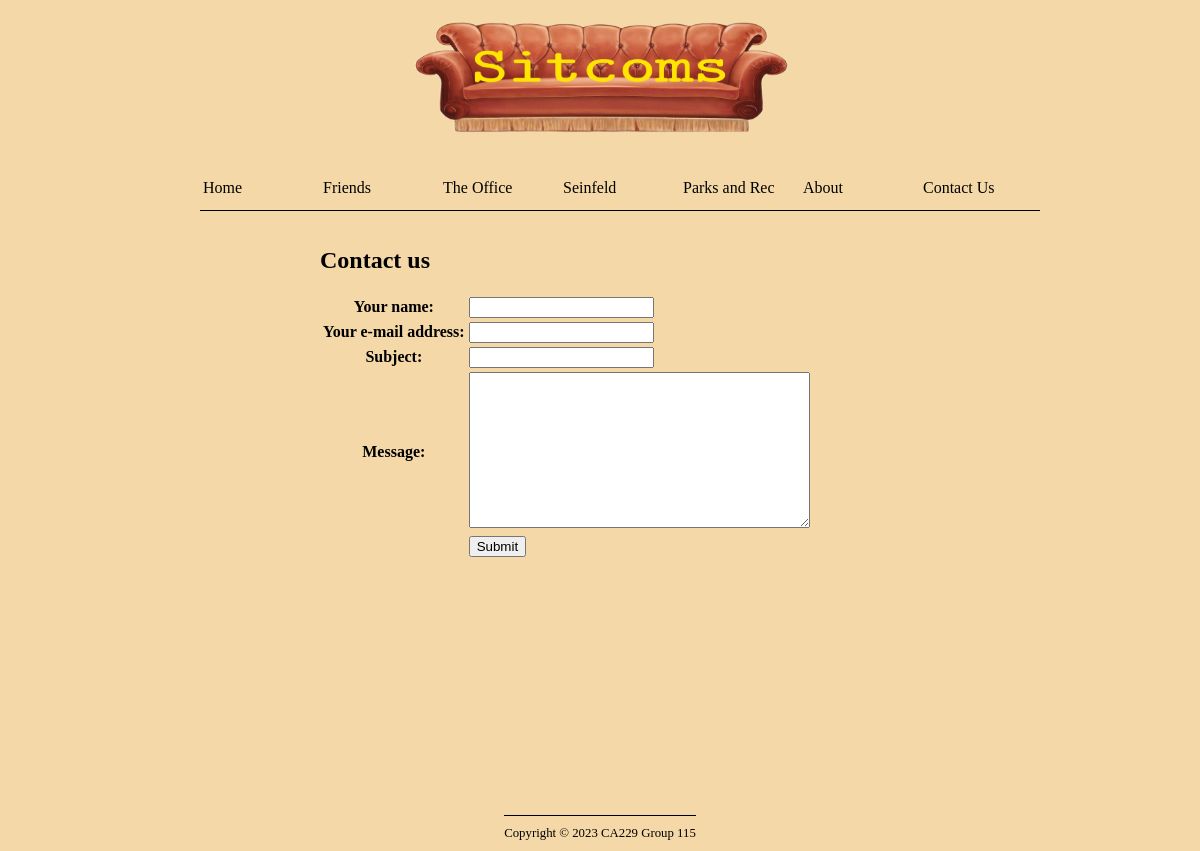
Page /contact/ on the committed database.
### pages/models.py (models this page shows, shortened)
class Page(models.Model):
    title = models.CharField(max_length=60)
    permalink = models.CharField(max_length=12, unique=True)
    update_date = models.DateTimeField('Last Updated')
    create_date = models.DateField('First Published', default = datetime.date.today)
    bodytext = models.TextField('Page Content', blank=True)

### pages/views.py (the view)
# urls.py: path('contact/', views.contact, name='contact'),
def contact(request):
    submitted = False
    if request.method == 'POST':
        form = ContactForm(request.POST)
        if form.is_valid():
            cd = form.cleaned_data
            con = get_connection('django.core.mail.backends.console.EmailBackend')
            send_mail(
                cd['subject'],
                cd['message'],
                cd.get('email', '@'),
                ['@'], # change this
                connection=con
            )
            return HttpResponseRedirect('/contact?submitted=True')
    else:
        form = ContactForm()
        if 'submitted' in request.GET:
            submitted = True
    context = {
        'form': form,
        'page_list': Page.objects.all(),
        'submitted': submitted
    }
    return render(request, 'pages/contact.html', context)

### pages/contact.py
class ContactForm(forms.Form):
	your_name = forms.CharField(max_length=100, label='Your name')
	email = forms.EmailField(required=False,label='Your e-mail address')
	subject = forms.CharField(max_length=100)
	message = forms.CharField(widget=forms.Textarea)

### pages/templates/pages/contact.html (shortened to what this page needs)
{% extends "pages/page.html" %}
{% block main_content %}
	<h1>Contact us</h1>
	{% if submitted %}
		<p class="success">
		Your message was submitted successfully. Thank you.
		</p>
	{% else %}
		<form action="" method="post" novalidate>
		<table>
			{{ form.as_table }}
			<tr>
				<td>&nbsp;</td>
				<td><input type="submit" value="Submit"></td>
			</tr>
		</table>
		</form>
	{% endif %}
{% endblock main_content %}

### pages/templates/pages/page.html (shortened to what this page needs)
{% extends "base.html" %}
{% block sidenav %}
	{% for page in page_list %}
		<li><a href="{{ page.permalink }}">{{ page.title }}</a></li>
	{% endfor %}
{% endblock sidenav %}

### simple_test_site/static/main.css (style rules this page uses)
html, body { margin: 0px; color: rgb(0, 0, 0); }
#nav li { display:block; width:120px; float:left; border:1px; padding-top: 10px; padding-bottom: 10px; font-size: 1em; list-style-type: none; border-bottom: thin solid #000000; color: #000000; }
#nav li a { display:block; padding:3px; text-decoration: none; background-color: transparent; color:rgb(0, 0, 0) }

### rows in the picture
Page: title "Home"
Page: title "Friends"
Page: title "The Office"
Page: title "Seinfeld"
Page: title "Parks and Rec"
Page: title "About"
